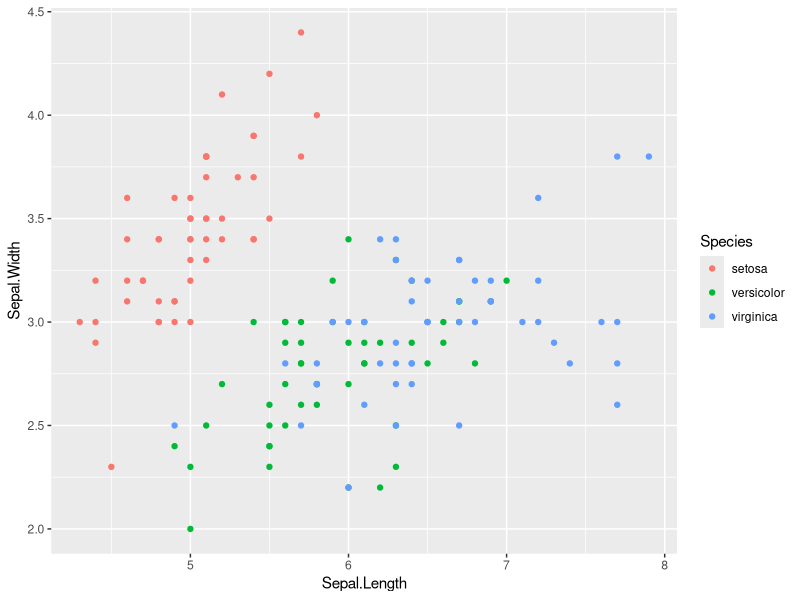
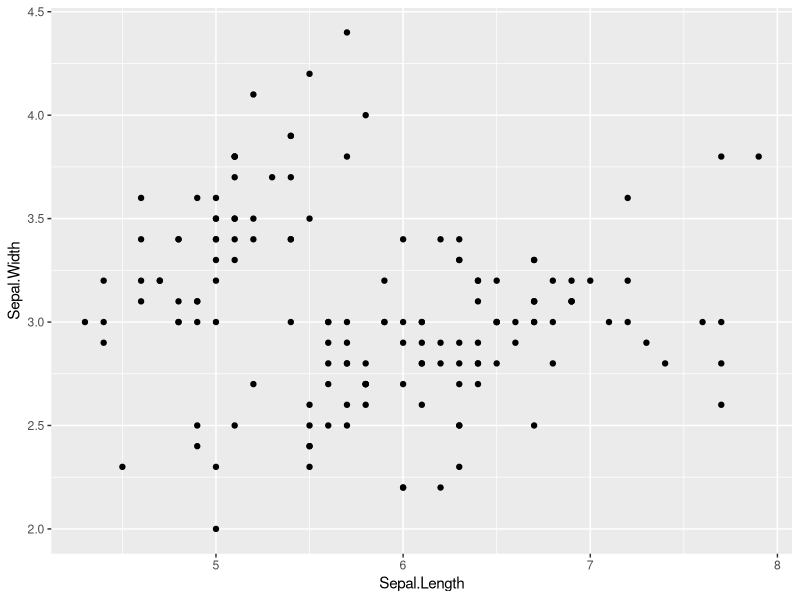
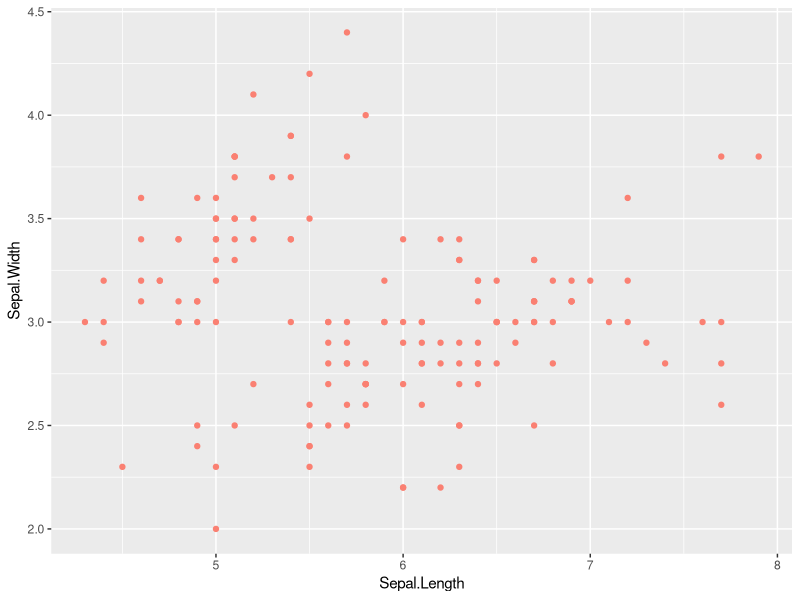
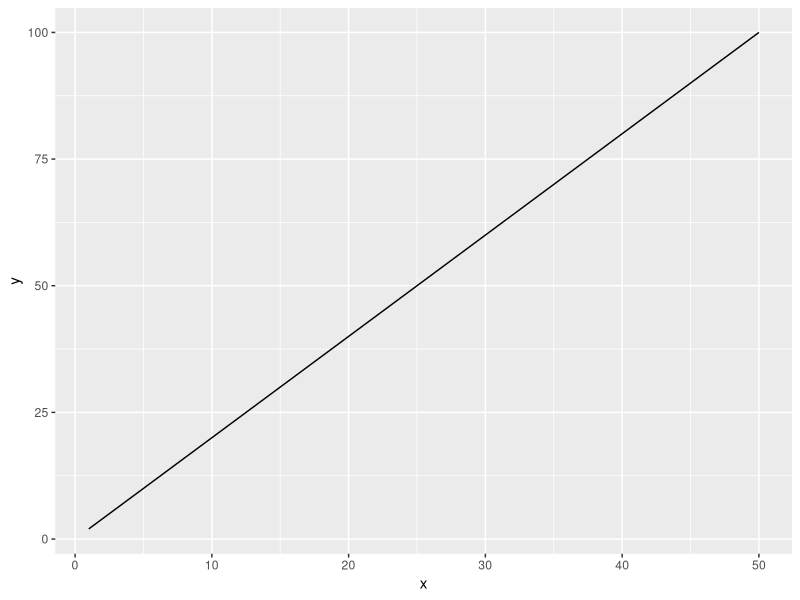
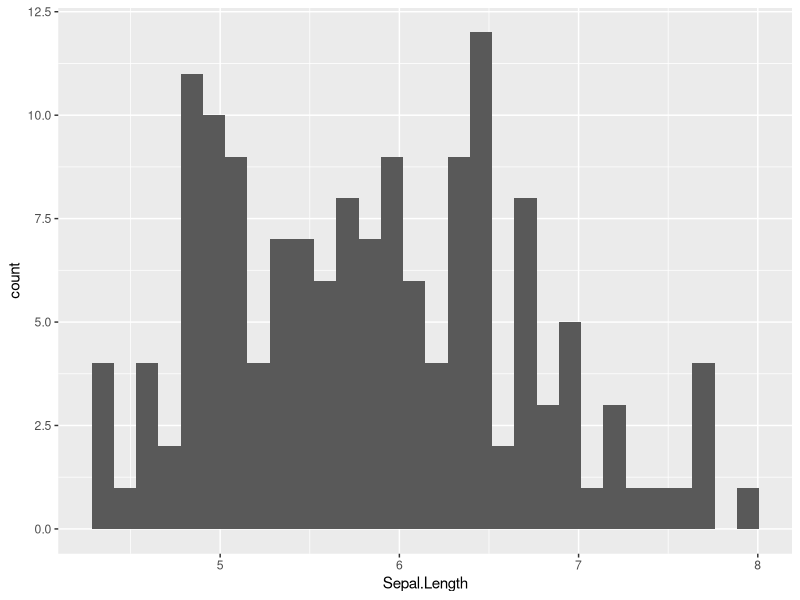
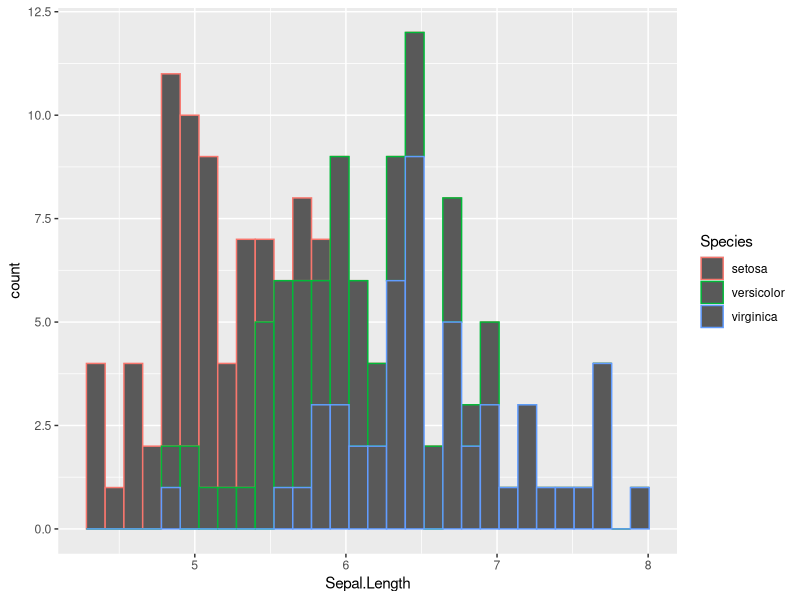
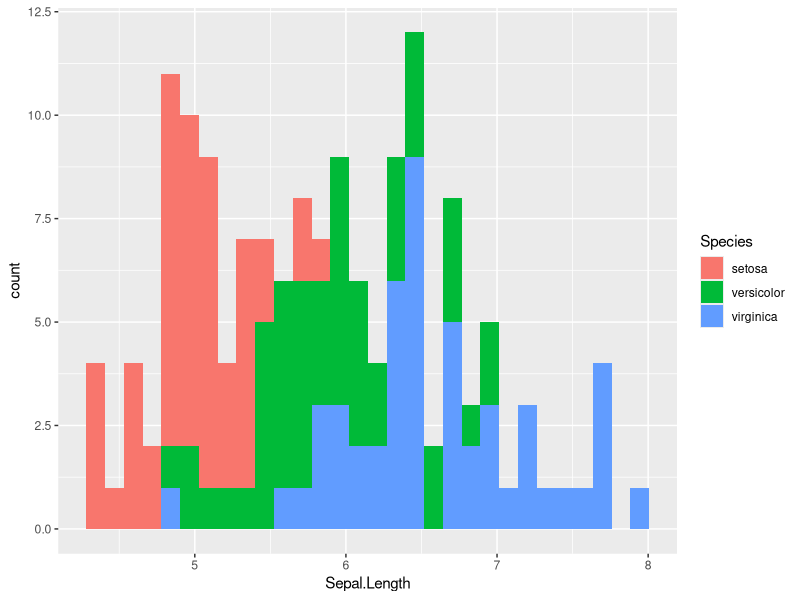
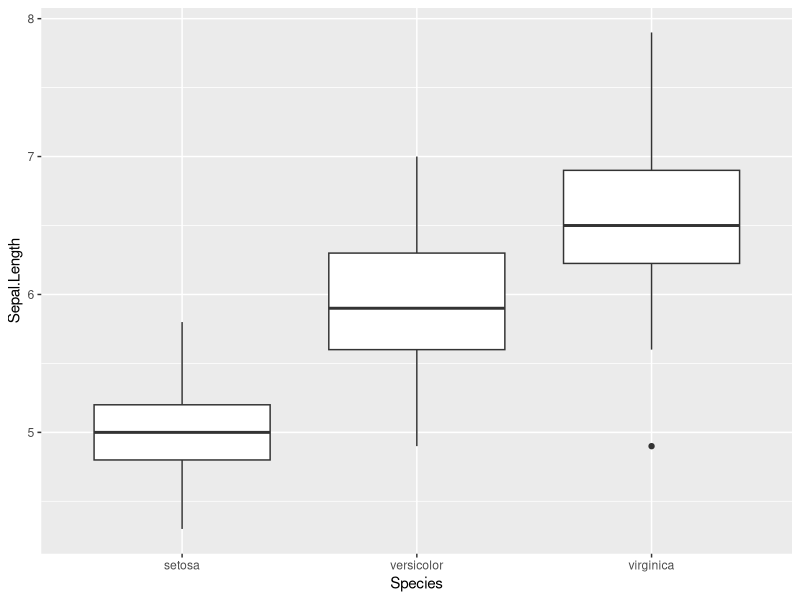

The R source for these figures, in order:
library(tidyverse)

set.seed(123)

iris_sub <- as_tibble(iris) %>% 
  group_by(Species) %>% 
  sample_n(3) %>% 
  ungroup()

print(iris_sub)


# Refresher ---------------------------------------------------------------

# Exercise 1
# Filter iris_sub to those with Sepal.Length greater than 5
# and assign to 'df_g5'

df_g5 <- filter(iris_sub, Sepal.Length>5)
df_g5

# Exercise 2
# Select columns of Sepal.Length and Petal.Width from iris_sub
# and assign to 'df_sp'

df_sp <- select(iris_sub, c("Sepal.Length", "Petal.Width"))
df_sp

# Exercise 3
# Arrange rows by Petal.Width in iris_sub
# and assign to 'df_arrange'

df_arrange <- arrange(iris_sub, Petal.Width)
df_arrange

# Exercise 4
# Do exercises 1-3 at once with pipes
# and assign to 'df_master'

df_master <- iris_sub %>% 
  filter(Sepal.Length>5) %>% 
  select(c("Sepal.Length", "Petal.Width")) %>% 
  arrange (Petal.Width)
df_master

# Extra
# Calculate mean Petal.Width for each Species separately
# use group_by() and summarize()

df_means <- iris_sub %>% 
  group_by(Species) %>% 
  summarize(mean_pw = mean(Petal.Width))
df_means


# ggplot ------------------------------------------------------------------

# without pipe
g_example <- ggplot(data = iris,
       mapping = aes(x = Sepal.Length,
                     y = Sepal.Width)) +
  geom_point()

# with pipe
g_example <- iris %>% 
  ggplot (mapping = aes(x = Sepal.Length,
                        y =Sepal.Width)) +
  geom_point()

# color

(g_example <- iris %>% 
  ggplot (mapping = aes(x = Sepal.Length,
                        y =Sepal.Width,
                        color = Species)) +
  geom_point())

# 'color' for coloring by some variable goes INSIDE aes(). Below is wrong
(g_example <- iris %>% 
    ggplot (mapping = aes(x = Sepal.Length,
                          y =Sepal.Width,),
            color= Species) +
    geom_point())
# 'color' in geom_* function changes overall color
(g_example <- iris %>% 
    ggplot (mapping = aes(x = Sepal.Length,
                          y =Sepal.Width,)) +
    geom_point(color="salmon"))

## Line plot
# sample data
df0 <- tibble(x = rep(1:50, 3),
              y = x * 2)

# basic plot
df0 %>% 
  ggplot(aes(x = x,
             y = y)) +
  geom_line()

## Histogram
iris %>% 
  ggplot(aes(x=Sepal.Length)) +
  geom_histogram()

# colored by species (just outlines!)
colored_histogram <- iris %>% 
  ggplot(aes(x=Sepal.Length,color=Species)) +
  geom_histogram()
colored_histogram

# filled by species
colored_histogram <- iris %>% 
  ggplot(aes(x=Sepal.Length,fill=Species)) +
  geom_histogram()
colored_histogram


## Box plot (for one categorical and one continuous variable)
iris %>% 
  ggplot(aes(y=Sepal.Length, x=Species))+
  geom_boxplot()

#filled by species
iris %>% 
  ggplot(aes(y=Sepal.Length, x=Species, fill=Species))+
  geom_boxplot()

# use multiple layers

#example 1
iris %>% 
  ggplot(aes(y=Sepal.Length, x=Species, fill=Species))+
  geom_boxplot() +
  geom_point()

#example 2 (with jitter)
iris %>% 
  ggplot(aes(y=Sepal.Length, x=Species, fill=Species))+
  geom_boxplot() +
  geom_jitter(alpha=0.5)
